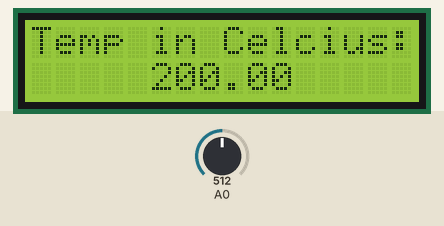
Recording of a sketch running on a simulated Arduino Uno, built with avr-gcc and run on an emulated ATmega328P. Parts: 16×2 character LCD. Inputs (shaded band) come from the test bench; at power-on: A0 = 512.

Above: at 1.2 s.
1.3 s: A0 set to 716
At 1.7 s:
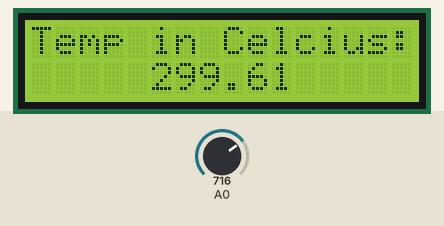
2.8 s: A0 set to 900
At 3.1 s:
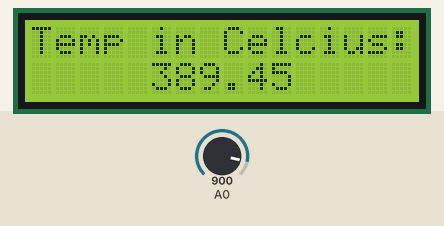
4.3 s: A0 set to 1023
At 5.7 s:
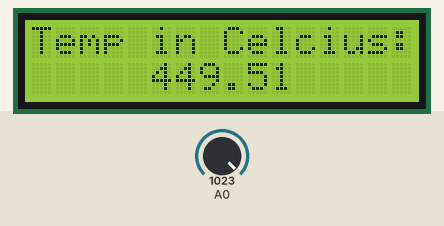
Timing chart, 0 to 7.3 s (numbered marks = the images above; inputs shaded):
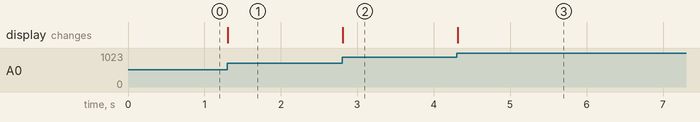

The sketch:

temperature_sensor1.ino
```cpp
#include <LiquidCrystal.h>


int sensor_input;
float temp;

LiquidCrystal lcd(13, 12, 11,10,9,8);

void measure_temp(){

sensor_input = analogRead(A0);
temp = (float)sensor_input / 1024;
temp = temp * 5 ;
temp = temp - 0.5;
temp = temp * 100;

}

void display_temp(){

 lcd.setCursor(0,0);
 lcd.print("Temp in Celcius: " );
 lcd.setCursor(5,1);
 lcd.print(temp);
 delay(50);


}

 void setup()
{
  	Serial.begin(9600);
	lcd.begin(16,2);
}

void loop(){
measure_temp();
display_temp();
}
```

Measured:
- after the input at 1.3 s, the display: changes at once (image 1)
- after the input at 2.8 s, the display: changes at once (image 2)
- after the input at 4.3 s, the display: changes at once (image 3)
